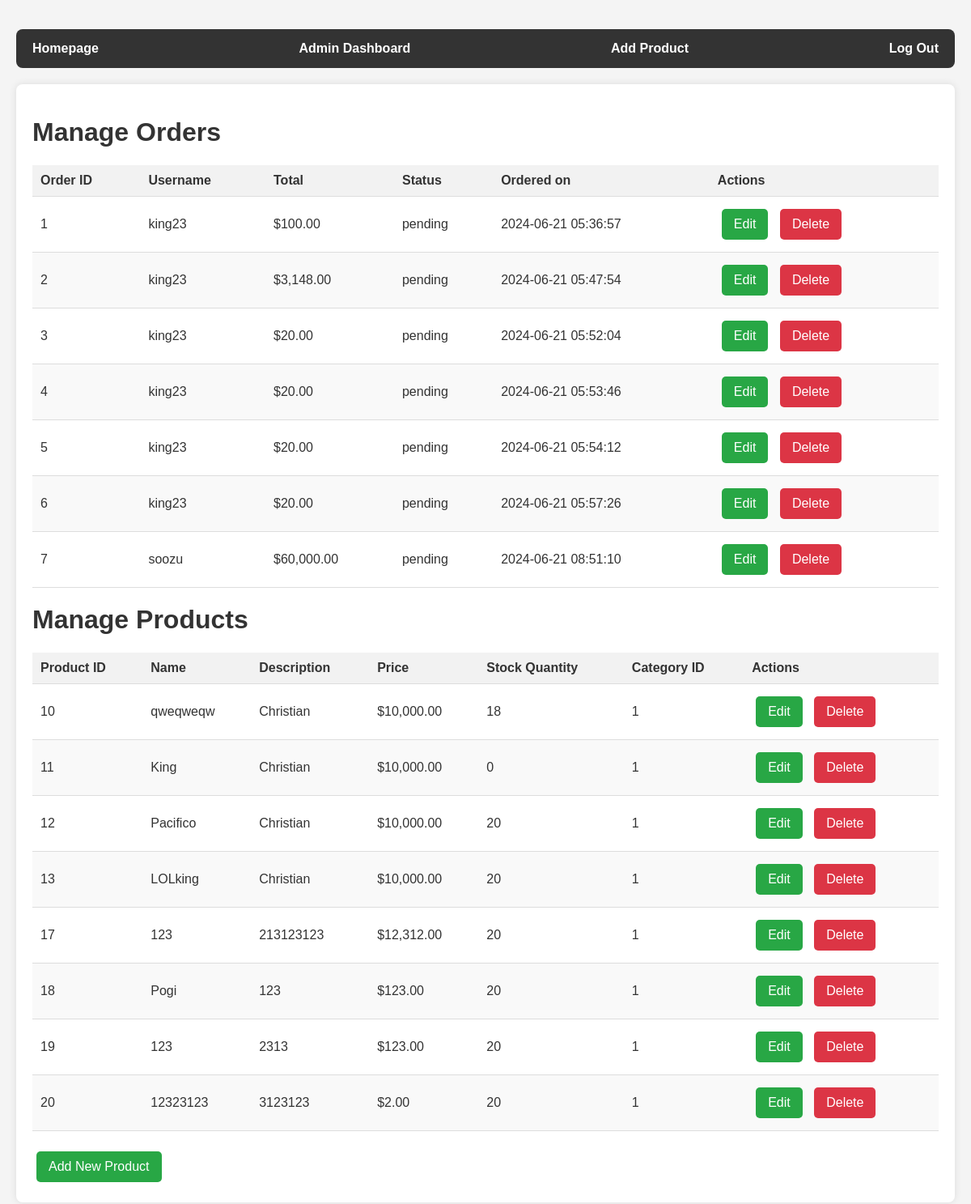
The page /admin.php (signed in) on the database as committed earlier.
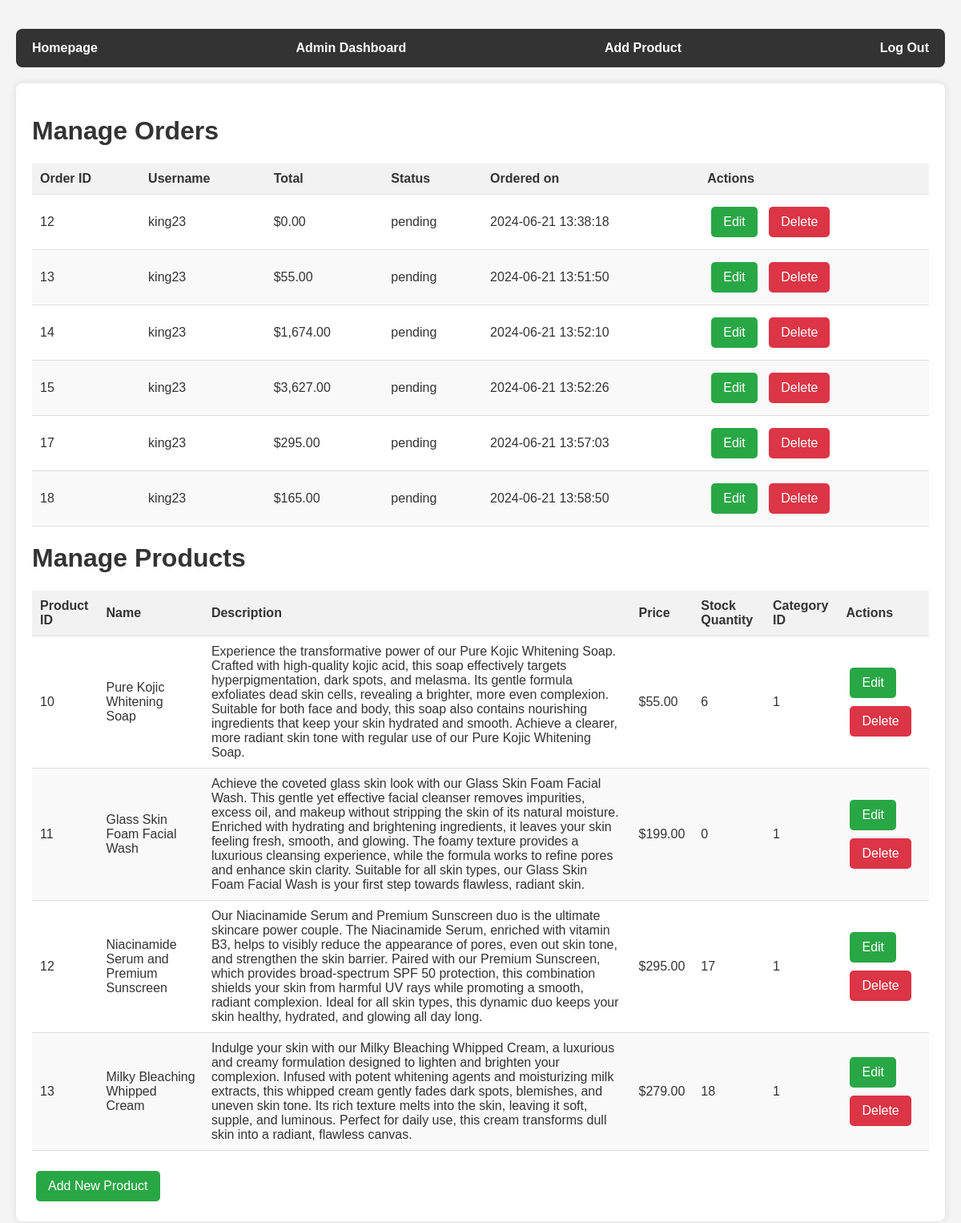
The same page on the database as committed later.
### tables this page shows
CREATE TABLE `orders` (
  `id` int(11) NOT NULL,
  `user_id` int(11) NOT NULL,
  `total` decimal(10,2) NOT NULL,
  `status` enum('pending','shipped','in_transit','delivered') NOT NULL DEFAULT 'pending',
  `created_at` timestamp NOT NULL DEFAULT current_timestamp(),
  `updated_at` timestamp NOT NULL DEFAULT current_timestamp() ON UPDATE current_timestamp(),
  `shipping_address` varchar(255) NOT NULL,
  `shipping_city` varchar(100) NOT NULL,
  `shipping_postal_code` varchar(20) NOT NULL,
  `shipping_country` varchar(100) NOT NULL
);

CREATE TABLE `users` (
  `id` int(11) NOT NULL,
  `username` varchar(50) NOT NULL,
  `password` varchar(255) NOT NULL,
  `salt` varchar(255) DEFAULT NULL,
  `email` varchar(100) DEFAULT NULL,
  `created_at` timestamp NOT NULL DEFAULT current_timestamp(),
  `last_login` timestamp NULL DEFAULT NULL,
  `status` enum('active','inactive','suspended') DEFAULT 'active',
  `role` enum('customer','seller','admin') NOT NULL DEFAULT 'customer'
);

CREATE TABLE `products` (
  `id` int(11) NOT NULL,
  `name` varchar(255) NOT NULL,
  `description` text DEFAULT NULL,
  `price` decimal(10,2) NOT NULL,
  `category_id` int(11) DEFAULT NULL,
  `image` varchar(255) DEFAULT NULL,
  `stock_quantity` int(11) DEFAULT 0,
  `status` enum('active','inactive') DEFAULT 'active',
  `created_at` timestamp NOT NULL DEFAULT current_timestamp(),
  `updated_at` timestamp NOT NULL DEFAULT current_timestamp() ON UPDATE current_timestamp()
);

### admin.php (the view, shortened to what this page needs)
<?php
include 'db.php';
$query = "SELECT orders.id, users.username, orders.total, orders.status, orders.created_at
          FROM orders
          INNER JOIN users ON orders.user_id = users.id";
$orders_result = $conn->query($query);
$query = "SELECT * FROM products";
$products_result = $conn->query($query);
?>
<!DOCTYPE html>
<html>
<head>
    <link rel="stylesheet" href="css/admin.css">
</head>
<body>
    <nav class="admin-nav">
        <ul>
            <li><a href="index.php">Homepage</a></li>
            <li><a href="admin.php">Admin Dashboard</a></li>
            <li><a href="add_product.php">Add Product</a></li>
            <li><a href="logout.php">Log Out</a></li>
        </ul>
    </nav>
    <div class="container">
        <h1>Manage Orders</h1>
        <table class="order-table">
            <thead>
                <tr>
                    <th>Order ID</th>
                    <th>Username</th>
                    <th>Total</th>
                    <th>Status</th>
                    <th>Ordered on</th>
                    <th>Actions</th>
                </tr>
            </thead>
            <tbody>
                <?php if ($orders_result->num_rows > 0): ?>
                    <?php while ($order = $orders_result->fetch_assoc()): ?>
                        <tr>
                            <td><?= htmlspecialchars($order['id']); ?></td>
                            <td><?= htmlspecialchars($order['username']); ?></td>
                            <td>$<?= number_format($order['total'], 2); ?></td>
                            <td><?= htmlspecialchars($order['status']); ?></td>
                            <td><?= htmlspecialchars($order['created_at']); ?></td>
                            <td>
                                <a href="edit_order.php?id=<?= $order['id']; ?>" class="button">Edit</a>
                                <a href="admin.php?delete_order=<?= $order['id']; ?>" class="button delete-button" onclick="return confirm('Are you sure you want to delete this order?');">Delete</a>
                            </td>
                        </tr>
                    <?php endwhile; ?>
                <?php else: ?>
                    <tr>
                        <td colspan="6">No orders found.</td>
                    </tr>
                <?php endif; ?>
            </tbody>
        </table>
        <h1>Manage Products</h1>
        <table class="product-table">
            <thead>
                <tr>
                    <th>Product ID</th>
                    <th>Name</th>
                    <th>Description</th>
                    <th>Price</th>
                    <th>Stock Quantity</th>
                    <th>Category ID</th>
                    <th>Actions</th>
                </tr>
            </thead>
            <tbody>
                <?php if ($products_result->num_rows > 0): ?>
                    <?php while ($product = $products_result->fetch_assoc()): ?>
                        <tr>
                            <td><?= htmlspecialchars($product['id']); ?></td>
                            <td><?= htmlspecialchars($product['name']); ?></td>
                            <td><?= htmlspecialchars($product['description']); ?></td>
                            <td>$<?= number_format($product['price'], 2); ?></td>
                            <td><?= htmlspecialchars($product['stock_quantity']); ?></td>
                            <td><?= htmlspecialchars($product['category_id']); ?></td>
                            <td>
                                <a href="edit_product.php?id=<?= $product['id']; ?>" class="button">Edit</a>
                                <a href="admin.php?delete_product=<?= $product['id']; ?>" class="button delete-button" onclick="return confirm('Are you sure you want to delete this product?');">Delete</a>
                            </td>
                        </tr>
                    <?php endwhile; ?>
                <?php else: ?>
                    <tr>
                        <td colspan="7">No products found.</td>
                    </tr>
                <?php endif; ?>
            </tbody>
        </table>
        <a href="add_product.php" class="button">Add New Product</a>
    </div>
</body>
</html>

Rows that differ between the two databases and show on the page:
removed orders: id "1", user.username "king23", total "100.00", status "pending", created_at "2024-06-21 05:36:57"
removed orders: id "2", user.username "king23", total "3,148.00", status "pending", created_at "2024-06-21 05:47:54"
removed orders: id "3", user.username "king23", total "20.00", status "pending", created_at "2024-06-21 05:52:04"
removed orders: id "4", user.username "king23", total "20.00", status "pending", created_at "2024-06-21 05:53:46"
removed orders: id "5", user.username "king23", total "20.00", status "pending", created_at "2024-06-21 05:54:12"
removed orders: id "6", user.username "king23", total "20.00", status "pending", created_at "2024-06-21 05:57:26"
removed orders: id "7", user.username "soozu", total "60,000.00", status "pending", created_at "2024-06-21 08:51:10"
removed products: id "17", name "123", description "213123123", price "12,312.00", stock_quantity "20", category "1"
removed products: id "18", name "Pogi", description "123", price "123.00", stock_quantity "20", category "1"
removed products: id "19", name "123", description "2313", price "123.00", stock_quantity "20", category "1"
removed products: id "20", name "12323123", description "3123123", price "2.00", stock_quantity "20", category "1"
added orders: id "12", user.username "king23", total "0.00", status "pending", created_at "2024-06-21 13:38:18"
added orders: id "13", user.username "king23", total "55.00", status "pending", created_at "2024-06-21 13:51:50"
added orders: id "14", user.username "king23", total "1,674.00", status "pending", created_at "2024-06-21 13:52:10"
added orders: id "15", user.username "king23", total "3,627.00", status "pending", created_at "2024-06-21 13:52:26"
added orders: id "17", user.username "king23", total "295.00", status "pending", created_at "2024-06-21 13:57:03"
added orders: id "18", user.username "king23", total "165.00", status "pending", created_at "2024-06-21 13:58:50"
changed products id 10: name "qweqweqw" → "Pure Kojic Whitening Soap"; description "Christian" → "Experience the transformative power of our Pure Kojic Whitening Soap. Crafted with high-quality kojic acid, this soap effectively targets hyperpigmentation, dark spots, and melasma. Its gentle formula exfoliates dead skin cells, revealing a brighter, more even complexion. Suitable for both face and body, this soap also contains nourishing ingredients that keep your skin hydrated and smooth. Achieve a clearer, more radiant skin tone with regular use of our Pure Kojic Whitening Soap."; price "10,000.00" → "55.00"; stock_quantity "18" → "6"
changed products id 11: name "King" → "Glass Skin Foam Facial Wash"; description "Christian" → "Achieve the coveted glass skin look with our Glass Skin Foam Facial Wash. This gentle yet effective facial cleanser removes impurities, excess oil, and makeup without stripping the skin of its natural moisture. Enriched with hydrating and brightening ingredients, it leaves your skin feeling fresh, smooth, and glowing. The foamy texture provides a luxurious cleansing experience, while the formula works to refine pores and enhance skin clarity. Suitable for all skin types, our Glass Skin Foam Facial Wash is your first step towards flawless, radiant skin."; price "10,000.00" → "199.00"
changed products id 12: name "Pacifico" → "Niacinamide Serum and Premium Sunscreen"; description "Christian" → "Our Niacinamide Serum and Premium Sunscreen duo is the ultimate skincare power couple. The Niacinamide Serum, enriched with vitamin B3, helps to visibly reduce the appearance of pores, even out skin tone, and strengthen the skin barrier. Paired with our Premium Sunscreen, which provides broad-spectrum SPF 50 protection, this combination shields your skin from harmful UV rays while promoting a smooth, radiant complexion. Ideal for all skin types, this dynamic duo keeps your skin healthy, hydrated, and glowing all day long."; price "10,000.00" → "295.00"; stock_quantity "20" → "17"
changed products id 13: name "LOLking" → "Milky Bleaching Whipped Cream"; description "Christian" → "Indulge your skin with our Milky Bleaching Whipped Cream, a luxurious and creamy formulation designed to lighten and brighten your complexion. Infused with potent whitening agents and moisturizing milk extracts, this whipped cream gently fades dark spots, blemishes, and uneven skin tone. Its rich texture melts into the skin, leaving it soft, supple, and luminous. Perfect for daily use, this cream transforms dull skin into a radiant, flawless canvas."; price "10,000.00" → "279.00"; stock_quantity "20" → "18"
